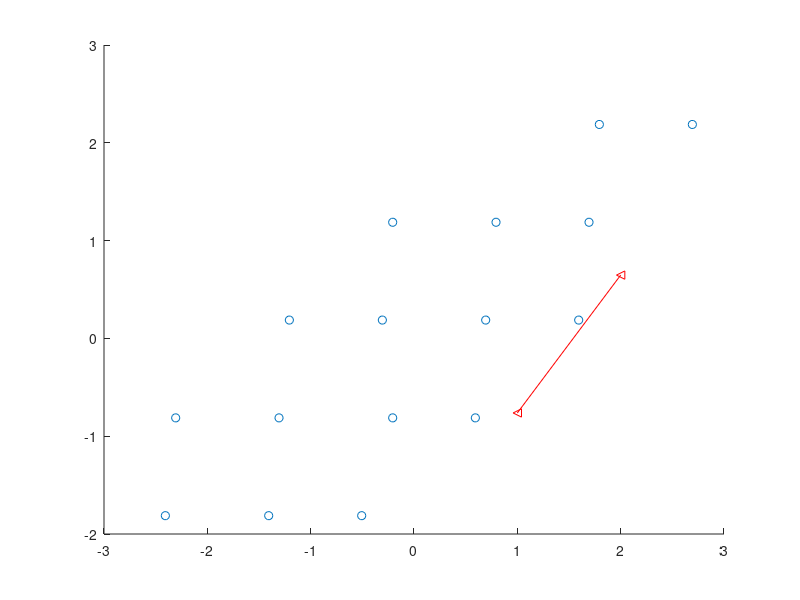

Write MATLAB code to recreate this figure.
X = [-2.1 -2 -1.1 -1 -0.9 -0.2 0.1 0 0.1 0.9 1 1.1 1.9 2 2.1 3; 0 1 0 1 2 0 1 2 3 1 2 3 2 3 4 4];
%calcualte mean centerd
m_x1 = sum(X(1,:))/16;
m_x2 = sum(X(2,:))/16;
newX1 = X(1,:)-m_x1;
newX2 = X(2,:)-m_x2;
X = [newX1; newX2]
covx = (1/16)*X*X';
[U,S] = eigs(covx)
hold on
scatter(X(1,:),X(2,:))
plot(U(1,:),'<-r')
V = U(1,:)*X